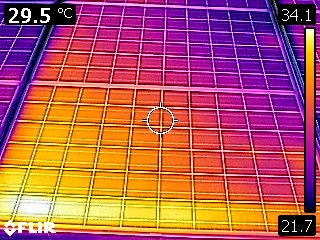
#> input picture Input Files/multi_thermal/FLIR0035.jpg, 320 x 240 px; its folder holds only this picture in this run
$ python '4 Multi Thermal.py'
#> lines starting #> are read from the running program, lines starting #| are printed output that depends on the picture; after the words box and inside, x2 and y2 are one past the last pixel; in counts of white or black regions, pixels touching at a corner belong together
import cv2
import numpy as np
import glob
import os

input_folder = 'Input Files\multi_thermal'
output_folder = 'multi_thermal'

if not os.path.exists(output_folder):
    os.makedirs(output_folder)

for file_path in glob.glob(os.path.join(input_folder, '*.jpg')):

    img = cv2.imread(file_path)
#> img is the input picture: shape (240, 320, 3); mean B, G, R 89.4, 87.9, 179.3

    gray = cv2.cvtColor(img, cv2.COLOR_BGR2GRAY)
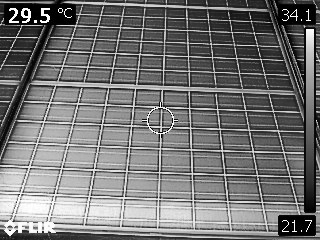
#> gray: shape (240, 320); min 0, max 255, mean 115.4

    lower = np.array([200, 200, 200], dtype=np.uint8)
    upper = np.array([255, 255, 255], dtype=np.uint8)

    mask = cv2.inRange(img, lower, upper)
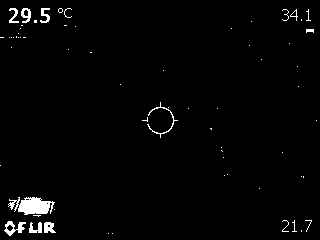
#> mask: shape (240, 320); 1.9% white; 65 white regions (52 under 20 px), largest, box (x1, y1, x2, y2) and area: (8, 197, 55, 215) 532, (4, 221, 26, 236) 149, (147, 102, 178, 138) 112

    kernel = np.ones((5,5),np.uint8)
    dilation = cv2.dilate(mask, kernel, iterations=1)
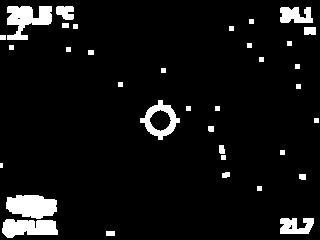
#> dilation: shape (240, 320); 6.7% white; 35 white regions (1 under 20 px), largest, box (x1, y1, x2, y2) and area: (6, 195, 57, 219) 949, (7, 6, 52, 40) 906, (2, 219, 58, 238) 810

    # Exclude upper-left quarter region
    height, width, _ = img.shape
#> height = 240; width = 320
    quarter_height = height // 4
#> quarter_height = 60
    quarter_width = width // 4
#> quarter_width = 80
    dilation[:quarter_height, :quarter_width] = 0
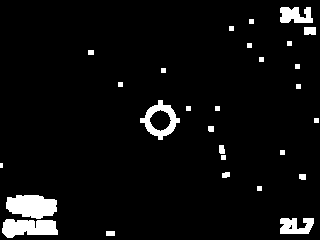
#> dilation: shape (240, 320); 5.1% white; 28 white regions (1 under 20 px)

    contours, hierarchy = cv2.findContours(dilation, cv2.RETR_TREE, cv2.CHAIN_APPROX_SIMPLE)
#> contours = 30 contours, 17 with area under 20; largest, box (x1, y1, x2, y2) and area: (6, 195, 57, 219) 882, (140, 100, 180, 140) 856, (2, 219, 58, 238) 734, (280, 218, 314, 234) 362, (280, 7, 313, 23) 354

    img_contour = img.copy()
    # Exclude upper-left quarter region from contours
    for cnt in contours:
        x, y, w, h = cv2.boundingRect(cnt)
        if x < quarter_width and y < quarter_height:
            continue
        cv2.drawContours(img_contour, [cnt], -1, (0, 0, 0), thickness=2)
#> this loop made 30 passes
#> (cnt, x, y, w, h) on passes 1, 6, 9, 10, 11, 14, 15, 16, 19, 20: ([[106, 231], [106, 235], [114, 235], [114, 231]], 106, 231, 9, 5), ([[257, 186], [257, 190], [261, 190], [261, 186]], 257, 186, 5, 5), ([[0, 163], [0, 167], [2, 167], [2, 163]], 0, 163, 3, 5), ([[221, 155], [221, 159], [225, 159], [225, 155]], 221, 155, 5, 5), ([[280, 150], [280, 154], [284, 154], [284, 150]], 280, 150, 5, 5), ([[314, 118], [314, 122], [318, 122], [318, 118]], 314, 118, 5, 5), ([[215, 106], [215, 110], [219, 110], [219, 106]], 215, 106, 5, 5), ([[186, 106], [186, 110], [190, 110], [190, 106]], 186, 106, 5, 5), ([[296, 84], [296, 88], [300, 88], [300, 84]], 296, 84, 5, 5), ([[118, 82], [118, 86], [122, 86], [122, 82]], 118, 82, 5, 5)
#> (x, y, w, h) on passes 2, 3, 4, 5, 7, 8: (2, 219, 56, 19), (280, 218, 34, 16), (288, 224, 5, 6), (6, 195, 51, 24), (299, 174, 7, 6), (222, 172, 8, 6)
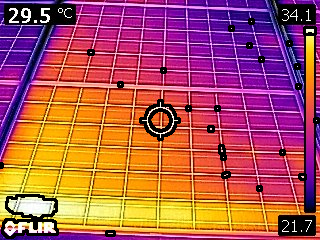
#> img_contour: shape (240, 320, 3); 4.57% of pixels changed, all inside (x1, y1, x2, y2) = (0, 6, 320, 239)

    # Add 3% border
    border_size = int(min(height, width) * 0.03)
#> border_size = 7
    img_contour = cv2.copyMakeBorder(img_contour, border_size, border_size, border_size, border_size, cv2.BORDER_CONSTANT, value=[255, 255, 255])
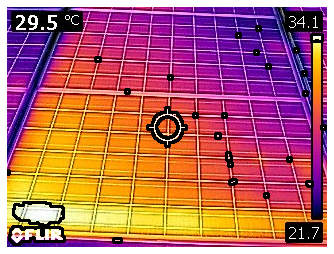
#> img_contour: shape (254, 334, 3); mean B, G, R 102.1, 100.5, 180.9

    output_file_path = os.path.join(output_folder, os.path.basename(file_path))
    cv2.imwrite(output_file_path, img_contour)

$ run again, on Input Files/multi_thermal/FLIR0104.jpg
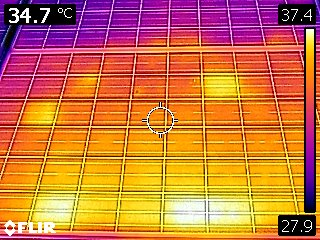
#> input picture Input Files/multi_thermal/FLIR0104.jpg, 320 x 240 px
#> img is the input picture: shape (240, 320, 3); mean B, G, R 64.7, 117.3, 200.6
#> mask: shape (240, 320); 2.3% white; 45 white regions (24 under 20 px), largest, box (x1, y1, x2, y2) and area: (173, 199, 224, 223) 687, (4, 221, 16, 236) 92, (44, 222, 55, 233) 88
#> `dilation[:quarter_height, :quarter_width] = 0`:
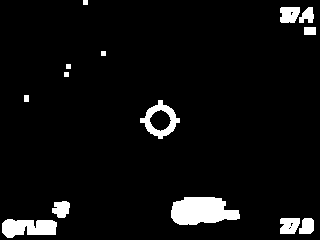
#> dilation: shape (240, 320); 5.5% white; 14 white regions
#> contours = 19 contours, 8 with area under 20; largest, box (x1, y1, x2, y2) and area: (171, 197, 240, 225) 1377, (140, 100, 180, 139) 840, (2, 219, 57, 238) 716, (149, 109, 172, 132) 328, (280, 7, 300, 23) 246
#> the loop `for cnt in contours:` made 19 passes
#> (x, y, w, h) on passes 1, 2, 3, 6, 7, 8, 9, 10: (2, 219, 55, 19), (299, 218, 15, 16), (280, 218, 20, 16), (290, 222, 4, 5), (52, 201, 18, 17), (171, 197, 69, 28), (140, 100, 40, 39), (149, 109, 23, 23)
#> `img_contour = cv2.copyMakeBorder(img_contour, border_size, border_size..`:
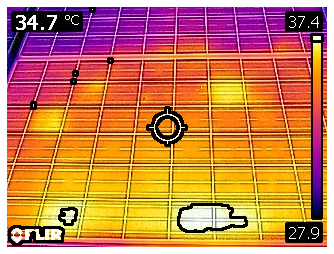
#> img_contour: shape (254, 334, 3); mean B, G, R 80.2, 126.2, 200.2

$ run again, on Input Files/multi_thermal/FLIR0112.jpg
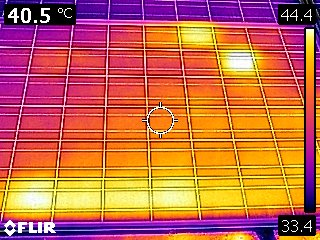
#> input picture Input Files/multi_thermal/FLIR0112.jpg, 320 x 240 px
#> img is the input picture: shape (240, 320, 3); mean B, G, R 74.2, 103.4, 193.7
#> mask: shape (240, 320); 2% white; 54 white regions (34 under 20 px), largest, box (x1, y1, x2, y2) and area: (229, 57, 253, 68) 236, (23, 193, 48, 206) 235, (143, 102, 177, 138) 116
#> `dilation[:quarter_height, :quarter_width] = 0`:
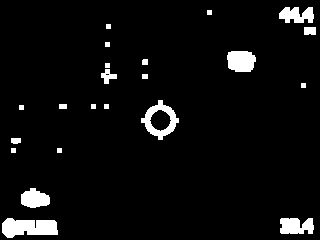
#> dilation: shape (240, 320); 5.1% white; 22 white regions
#> contours = 24 contours, 11 with area under 20; largest, box (x1, y1, x2, y2) and area: (141, 100, 179, 140) 837, (2, 218, 58, 238) 759, (227, 51, 256, 72) 479, (280, 218, 314, 234) 404, (21, 188, 50, 208) 384
#> the loop `for cnt in contours:` made 24 passes
#> (x, y, w, h) on passes 1, 2, 3, 6, 11, 12, 15, 16: (280, 218, 34, 16), (2, 218, 56, 20), (21, 188, 29, 20), (11, 138, 10, 6), (141, 100, 38, 40), (149, 109, 23, 23), (101, 69, 16, 15), (105, 73, 5, 3)
#> `img_contour = cv2.copyMakeBorder(img_contour, border_size, border_size..`:
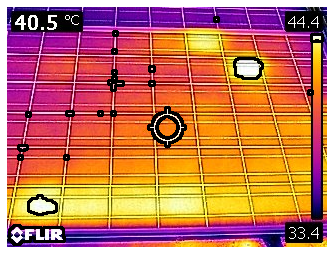
#> img_contour: shape (254, 334, 3); mean B, G, R 88.6, 114.6, 194.1

$ run again, on Input Files/multi_thermal/FLIR0113.jpg
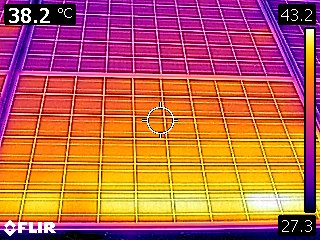
#> input picture Input Files/multi_thermal/FLIR0113.jpg, 320 x 240 px
#> img is the input picture: shape (240, 320, 3); mean B, G, R 77.9, 98.6, 188.1
#> mask: shape (240, 320); 1.8% white; 34 white regions (17 under 20 px), largest, box (x1, y1, x2, y2) and area: (247, 194, 295, 209) 474, (44, 222, 56, 233) 103, (29, 222, 42, 233) 101
#> `dilation[:quarter_height, :quarter_width] = 0`:
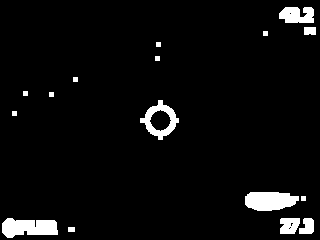
#> dilation: shape (240, 320); 4.6% white; 16 white regions
#> contours = 21 contours, 12 with area under 20; largest, box (x1, y1, x2, y2) and area: (140, 100, 179, 140) 838, (245, 192, 299, 211) 766, (2, 218, 58, 238) 761, (279, 7, 314, 23) 408, (149, 109, 172, 132) 326
#> the loop `for cnt in contours:` made 21 passes
#> (cnt, x, y, w, h) on passes 1, 4, 5, 8, 10, 13: ([[68, 227], [68, 231], [74, 231], [74, 227]], 68, 227, 7, 5), ([[288, 228], [289, 227], [290, 228], [289, 229]], 288, 227, 3, 3), ([[289, 227], [290, 226], [291, 227], [290, 228]], 289, 226, 3, 3), ([[301, 196], [301, 200], [305, 200], [305, 196]], 301, 196, 5, 5), ([[12, 111], [12, 115], [16, 115], [16, 111]], 12, 111, 5, 5), ([[49, 92], [49, 96], [53, 96], [53, 92]], 49, 92, 5, 5)
#> `img_contour = cv2.copyMakeBorder(img_contour, border_size, border_size..`:
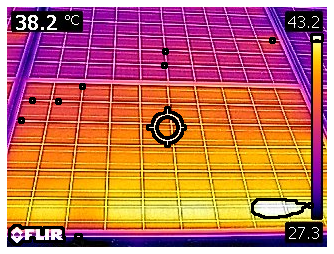
#> img_contour: shape (254, 334, 3); mean B, G, R 92.7, 110.8, 190.2
